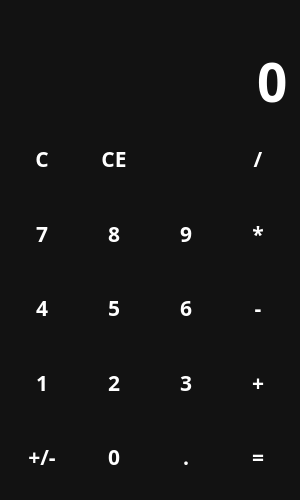
<?xml version="1.0" encoding="UTF-8"?>
<ui version="4.0">
 <class>MainWindow</class>
 <widget class="QMainWindow" name="MainWindow">
  <property name="geometry">
   <rect>
    <x>0</x>
    <y>0</y>
    <width>300</width>
    <height>500</height>
   </rect>
  </property>
  <property name="minimumSize">
   <size>
    <width>300</width>
    <height>500</height>
   </size>
  </property>
  <property name="windowTitle">
   <string>Калькулятор</string>
  </property>
  <property name="windowIcon">
   <iconset resource="C:/Users/andre/Desktop/file.qrc">
    <normaloff>:/icons/calculate_black_24dp.svg</normaloff>:/icons/calculate_black_24dp.svg</iconset>
  </property>
  <property name="styleSheet">
   <string notr="true">QWidget {
	color: white;
	background-color: #121212;
	font-family: Rubik;
	font-size: 16pt;
	font-weight: 600;
}

QPushButton {
	background-color: transparent;
	border: none;
}

QPushButton:hover {
	background-color: #666;
}

QPushButton:pressed {
	background-color: #888;
}</string>
  </property>
  <widget class="QWidget" name="centralwidget">
   <layout class="QVBoxLayout" name="verticalLayout">
    <item>
     <widget class="QLabel" name="lbl_temp">
      <property name="sizePolicy">
       <sizepolicy hsizetype="Preferred" vsizetype="Maximum">
        <horstretch>0</horstretch>
        <verstretch>0</verstretch>
       </sizepolicy>
      </property>
      <property name="styleSheet">
       <string notr="true">color: #888;</string>
      </property>
      <property name="text">
       <string/>
      </property>
      <property name="alignment">
       <set>Qt::AlignRight|Qt::AlignTrailing|Qt::AlignVCenter</set>
      </property>
     </widget>
    </item>
    <item>
     <widget class="QLineEdit" name="le_entry">
      <property name="sizePolicy">
       <sizepolicy hsizetype="Expanding" vsizetype="Maximum">
        <horstretch>0</horstretch>
        <verstretch>0</verstretch>
       </sizepolicy>
      </property>
      <property name="styleSheet">
       <string notr="true">font-size: 40pt;
border: none;</string>
      </property>
      <property name="text">
       <string>0</string>
      </property>
      <property name="maxLength">
       <number>16</number>
      </property>
      <property name="alignment">
       <set>Qt::AlignRight|Qt::AlignTrailing|Qt::AlignVCenter</set>
      </property>
      <property name="readOnly">
       <bool>true</bool>
      </property>
     </widget>
    </item>
    <item>
     <layout class="QGridLayout" name="gridLayout">
      <item row="2" column="1">
       <widget class="QPushButton" name="btn_4">
        <property name="sizePolicy">
         <sizepolicy hsizetype="Minimum" vsizetype="Expanding">
          <horstretch>0</horstretch>
          <verstretch>0</verstretch>
         </sizepolicy>
        </property>
        <property name="cursor">
         <cursorShape>PointingHandCursor</cursorShape>
        </property>
        <property name="text">
         <string>4</string>
        </property>
        <property name="shortcut">
         <string>4</string>
        </property>
       </widget>
      </item>
      <item row="1" column="4">
       <widget class="QPushButton" name="btn_mul">
        <property name="sizePolicy">
         <sizepolicy hsizetype="Minimum" vsizetype="Expanding">
          <horstretch>0</horstretch>
          <verstretch>0</verstretch>
         </sizepolicy>
        </property>
        <property name="cursor">
         <cursorShape>PointingHandCursor</cursorShape>
        </property>
        <property name="text">
         <string>*</string>
        </property>
        <property name="shortcut">
         <string>*</string>
        </property>
       </widget>
      </item>
      <item row="2" column="3">
       <widget class="QPushButton" name="btn_6">
        <property name="sizePolicy">
         <sizepolicy hsizetype="Minimum" vsizetype="Expanding">
          <horstretch>0</horstretch>
          <verstretch>0</verstretch>
         </sizepolicy>
        </property>
        <property name="cursor">
         <cursorShape>PointingHandCursor</cursorShape>
        </property>
        <property name="text">
         <string>6</string>
        </property>
        <property name="shortcut">
         <string>6</string>
        </property>
       </widget>
      </item>
      <item row="3" column="3">
       <widget class="QPushButton" name="btn_3">
        <property name="sizePolicy">
         <sizepolicy hsizetype="Minimum" vsizetype="Expanding">
          <horstretch>0</horstretch>
          <verstretch>0</verstretch>
         </sizepolicy>
        </property>
        <property name="cursor">
         <cursorShape>PointingHandCursor</cursorShape>
        </property>
        <property name="text">
         <string>3</string>
        </property>
        <property name="shortcut">
         <string>3</string>
        </property>
       </widget>
      </item>
      <item row="0" column="4">
       <widget class="QPushButton" name="btn_div">
        <property name="sizePolicy">
         <sizepolicy hsizetype="Minimum" vsizetype="Expanding">
          <horstretch>0</horstretch>
          <verstretch>0</verstretch>
         </sizepolicy>
        </property>
        <property name="cursor">
         <cursorShape>PointingHandCursor</cursorShape>
        </property>
        <property name="text">
         <string>/</string>
        </property>
        <property name="shortcut">
         <string>/</string>
        </property>
       </widget>
      </item>
      <item row="1" column="2">
       <widget class="QPushButton" name="btn_8">
        <property name="sizePolicy">
         <sizepolicy hsizetype="Minimum" vsizetype="Expanding">
          <horstretch>0</horstretch>
          <verstretch>0</verstretch>
         </sizepolicy>
        </property>
        <property name="cursor">
         <cursorShape>PointingHandCursor</cursorShape>
        </property>
        <property name="text">
         <string>8</string>
        </property>
        <property name="shortcut">
         <string>8</string>
        </property>
       </widget>
      </item>
      <item row="3" column="1">
       <widget class="QPushButton" name="btn_1">
        <property name="sizePolicy">
         <sizepolicy hsizetype="Minimum" vsizetype="Expanding">
          <horstretch>0</horstretch>
          <verstretch>0</verstretch>
         </sizepolicy>
        </property>
        <property name="cursor">
         <cursorShape>PointingHandCursor</cursorShape>
        </property>
        <property name="text">
         <string>1</string>
        </property>
        <property name="shortcut">
         <string>1</string>
        </property>
       </widget>
      </item>
      <item row="0" column="1">
       <widget class="QPushButton" name="btn_delete">
        <property name="sizePolicy">
         <sizepolicy hsizetype="Minimum" vsizetype="Expanding">
          <horstretch>0</horstretch>
          <verstretch>0</verstretch>
         </sizepolicy>
        </property>
        <property name="cursor">
         <cursorShape>PointingHandCursor</cursorShape>
        </property>
        <property name="text">
         <string>C</string>
        </property>
        <property name="shortcut">
         <string>Backspace</string>
        </property>
       </widget>
      </item>
      <item row="2" column="4">
       <widget class="QPushButton" name="btn_min">
        <property name="sizePolicy">
         <sizepolicy hsizetype="Minimum" vsizetype="Expanding">
          <horstretch>0</horstretch>
          <verstretch>0</verstretch>
         </sizepolicy>
        </property>
        <property name="cursor">
         <cursorShape>PointingHandCursor</cursorShape>
        </property>
        <property name="text">
         <string>-</string>
        </property>
        <property name="shortcut">
         <string>-</string>
        </property>
       </widget>
      </item>
      <item row="1" column="1">
       <widget class="QPushButton" name="btn_7">
        <property name="sizePolicy">
         <sizepolicy hsizetype="Minimum" vsizetype="Expanding">
          <horstretch>0</horstretch>
          <verstretch>0</verstretch>
         </sizepolicy>
        </property>
        <property name="cursor">
         <cursorShape>PointingHandCursor</cursorShape>
        </property>
        <property name="text">
         <string>7</string>
        </property>
        <property name="shortcut">
         <string>7</string>
        </property>
       </widget>
      </item>
      <item row="0" column="2">
       <widget class="QPushButton" name="btn_clear">
        <property name="sizePolicy">
         <sizepolicy hsizetype="Minimum" vsizetype="Expanding">
          <horstretch>0</horstretch>
          <verstretch>0</verstretch>
         </sizepolicy>
        </property>
        <property name="cursor">
         <cursorShape>PointingHandCursor</cursorShape>
        </property>
        <property name="text">
         <string>CE</string>
        </property>
       </widget>
      </item>
      <item row="0" column="3">
       <widget class="QPushButton" name="btn_back">
        <property name="sizePolicy">
         <sizepolicy hsizetype="Minimum" vsizetype="Expanding">
          <horstretch>0</horstretch>
          <verstretch>0</verstretch>
         </sizepolicy>
        </property>
        <property name="cursor">
         <cursorShape>PointingHandCursor</cursorShape>
        </property>
        <property name="text">
         <string/>
        </property>
        <property name="icon">
         <iconset resource="C:/Users/andre/Desktop/file.qrc">
          <normaloff>:/icons/backspace_white_24dp.svg</normaloff>:/icons/backspace_white_24dp.svg</iconset>
        </property>
        <property name="iconSize">
         <size>
          <width>24</width>
          <height>24</height>
         </size>
        </property>
       </widget>
      </item>
      <item row="1" column="3">
       <widget class="QPushButton" name="btn_9">
        <property name="sizePolicy">
         <sizepolicy hsizetype="Minimum" vsizetype="Expanding">
          <horstretch>0</horstretch>
          <verstretch>0</verstretch>
         </sizepolicy>
        </property>
        <property name="cursor">
         <cursorShape>PointingHandCursor</cursorShape>
        </property>
        <property name="text">
         <string>9</string>
        </property>
        <property name="shortcut">
         <string>9</string>
        </property>
       </widget>
      </item>
      <item row="3" column="2">
       <widget class="QPushButton" name="btn_2">
        <property name="sizePolicy">
         <sizepolicy hsizetype="Minimum" vsizetype="Expanding">
          <horstretch>0</horstretch>
          <verstretch>0</verstretch>
         </sizepolicy>
        </property>
        <property name="cursor">
         <cursorShape>PointingHandCursor</cursorShape>
        </property>
        <property name="text">
         <string>2</string>
        </property>
        <property name="shortcut">
         <string>2</string>
        </property>
       </widget>
      </item>
      <item row="2" column="2">
       <widget class="QPushButton" name="btn_5">
        <property name="sizePolicy">
         <sizepolicy hsizetype="Minimum" vsizetype="Expanding">
          <horstretch>0</horstretch>
          <verstretch>0</verstretch>
         </sizepolicy>
        </property>
        <property name="cursor">
         <cursorShape>PointingHandCursor</cursorShape>
        </property>
        <property name="text">
         <string>5</string>
        </property>
        <property name="shortcut">
         <string>5</string>
        </property>
       </widget>
      </item>
      <item row="3" column="4">
       <widget class="QPushButton" name="btn_plus">
        <property name="sizePolicy">
         <sizepolicy hsizetype="Minimum" vsizetype="Expanding">
          <horstretch>0</horstretch>
          <verstretch>0</verstretch>
         </sizepolicy>
        </property>
        <property name="cursor">
         <cursorShape>PointingHandCursor</cursorShape>
        </property>
        <property name="text">
         <string>+</string>
        </property>
        <property name="iconSize">
         <size>
          <width>16</width>
          <height>16</height>
         </size>
        </property>
        <property name="shortcut">
         <string>+</string>
        </property>
       </widget>
      </item>
      <item row="4" column="1">
       <widget class="QPushButton" name="btn_mix">
        <property name="sizePolicy">
         <sizepolicy hsizetype="Minimum" vsizetype="Expanding">
          <horstretch>0</horstretch>
          <verstretch>0</verstretch>
         </sizepolicy>
        </property>
        <property name="cursor">
         <cursorShape>PointingHandCursor</cursorShape>
        </property>
        <property name="text">
         <string>+/-</string>
        </property>
       </widget>
      </item>
      <item row="4" column="2">
       <widget class="QPushButton" name="btn_0">
        <property name="sizePolicy">
         <sizepolicy hsizetype="Minimum" vsizetype="Expanding">
          <horstretch>0</horstretch>
          <verstretch>0</verstretch>
         </sizepolicy>
        </property>
        <property name="cursor">
         <cursorShape>PointingHandCursor</cursorShape>
        </property>
        <property name="text">
         <string>0</string>
        </property>
        <property name="shortcut">
         <string>0</string>
        </property>
       </widget>
      </item>
      <item row="4" column="3">
       <widget class="QPushButton" name="btn_point">
        <property name="sizePolicy">
         <sizepolicy hsizetype="Minimum" vsizetype="Expanding">
          <horstretch>0</horstretch>
          <verstretch>0</verstretch>
         </sizepolicy>
        </property>
        <property name="cursor">
         <cursorShape>PointingHandCursor</cursorShape>
        </property>
        <property name="text">
         <string>.</string>
        </property>
        <property name="shortcut">
         <string>.</string>
        </property>
       </widget>
      </item>
      <item row="4" column="4">
       <widget class="QPushButton" name="btn_eq">
        <property name="sizePolicy">
         <sizepolicy hsizetype="Minimum" vsizetype="Expanding">
          <horstretch>0</horstretch>
          <verstretch>0</verstretch>
         </sizepolicy>
        </property>
        <property name="cursor">
         <cursorShape>PointingHandCursor</cursorShape>
        </property>
        <property name="text">
         <string>=</string>
        </property>
        <property name="shortcut">
         <string>=</string>
        </property>
       </widget>
      </item>
     </layout>
    </item>
   </layout>
  </widget>
 </widget>
 <resources>
  <include location="C:/Users/andre/Desktop/file.qrc"/>
 </resources>
 <connections/>
</ui>
